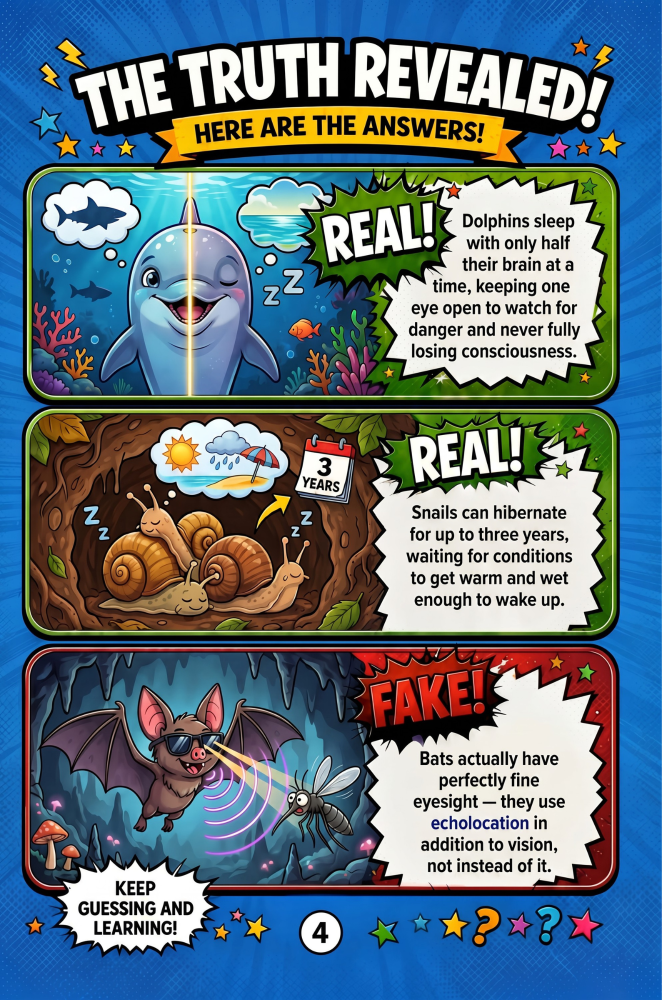
#> input picture 10.png, 1324 x 2000 px (shown at 1/2 size)
$ python -i carousel.py   (imports and definitions only)
#> lines starting #> are read from the running program, lines starting #| are printed output that depends on the picture
"""Compose a TikTok Photo Mode carousel from a page pair.

The sequence is a story, not a slideshow of the page:

  1  COVER    one line, one image, nothing else. It is a thumbnail; its
              only job is the first swipe.
  2-4 CLAIMS  the game, one claim per slide, each nudging the next swipe.
  5-7 REVEALS the payoff. The last one asks for a comment.
  8  TURN     the product appears: cover on a fan of real pages, and the
              three numbers that define it.
  9  PROOF    reviews, then the one action to take.

Layout rules from the research in the README: 1080x1920; critical text
centre-middle and clear of TikTok's UI (bottom 350px, right 64px); the
visual hook and the text hook on the cover must say the same thing; each
slide closes the loop the last one opened and opens the next.
"""
from __future__ import annotations

import os

from PIL import Image, ImageDraw, ImageFilter, ImageFont

from . import brand
from .scenes import (TITLE_GAP, W, H, _auto_font, _fit_width,
                     _paste_with_shadow, tiled_background)

UI_BOTTOM = 350     # TikTok caption, handle and sound bar
UI_RIGHT = 64       # like / comment / share rail
SAFE_W = W - brand.SAFE_SIDE - UI_RIGHT - 24
CENTRE_X = (W - UI_RIGHT) // 2


# [103 lines left out: functions _wrap, _block, _chip, _rounded, panel_art, cover_slide and 1 more, not called in this run]


def page_fan(pages_imgs, width=470, spread=8, offset=30):
    """A fanned stack of real pages -- the interior, shown as volume."""
    if not pages_imgs:
        return None
    seq = (pages_imgs * 6)[:6]
    thumbs = [_fit_width(p, width) for p in seq]
    ph = thumbs[0].size[1]
    pad = 130
    canvas = Image.new("RGBA", (width + pad * 2 + offset * 6, ph + pad * 2), (0, 0, 0, 0))
    n = len(thumbs)
    for i, thumb in enumerate(thumbs):
        angle = -spread * (n - 1) / 2 + spread * i
        shadow = Image.new("RGBA", thumb.size, (0, 0, 0, 110))
        shadow = shadow.rotate(angle, expand=True, resample=Image.BICUBIC)
        page = thumb.convert("RGBA").rotate(angle, expand=True, resample=Image.BICUBIC)
        x = pad + i * offset + (width - page.size[0]) // 2
        y = pad + (ph - page.size[1]) // 2
        layer = Image.new("RGBA", canvas.size, (0, 0, 0, 0))
        layer.paste(shadow, (x + 6, y + 14), shadow)
        canvas.alpha_composite(layer.filter(ImageFilter.GaussianBlur(10)))
        canvas.alpha_composite(page, (x, y))
    return canvas


# [81 lines left out: functions turn_slide, proof_slide, export, not called in this run]

>>> import cv2
>>> picture = cv2.imread('../10.png', cv2.IMREAD_GRAYSCALE)
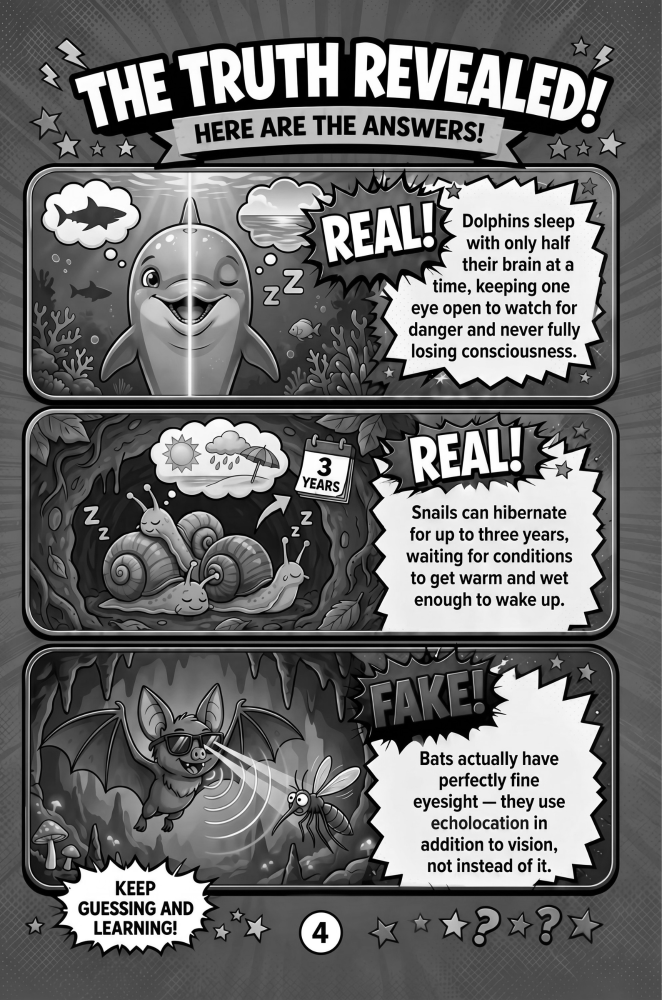
#> picture: shape (2000, 1324) (shown at 1/2 size); min 0, max 255, mean 109.8
>>> result = page_fan(picture)
#> (the run stopped early here; a loop or call above may not have finished)

$ run again, on 7.png
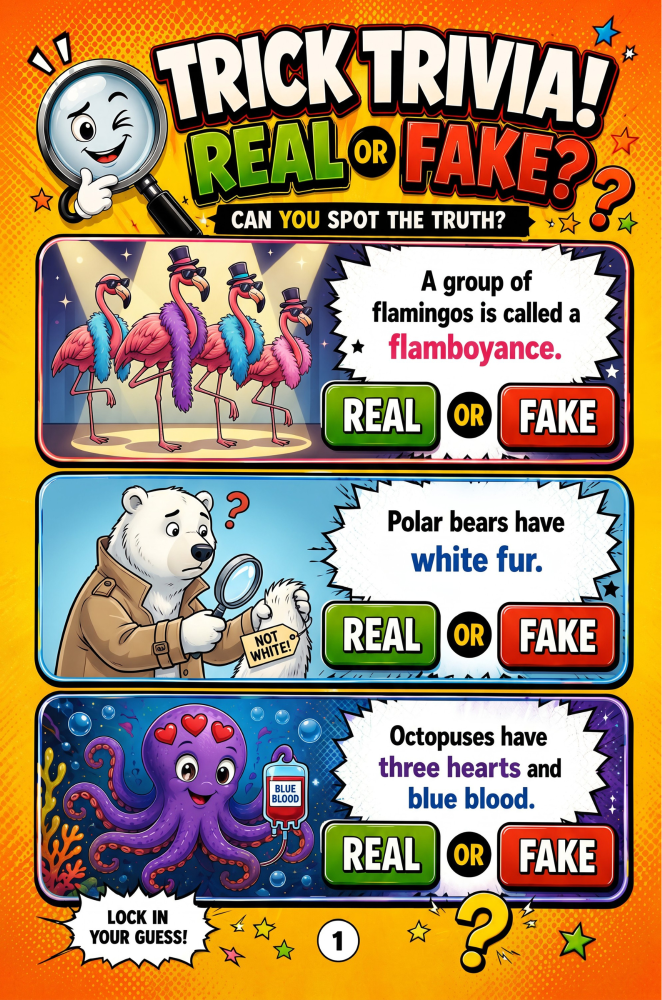
#> input picture 7.png, 1324 x 2000 px (shown at 1/2 size)
#> `picture = cv2.imread('../10.png', cv2.IMREAD_GRAYSCALE)`:
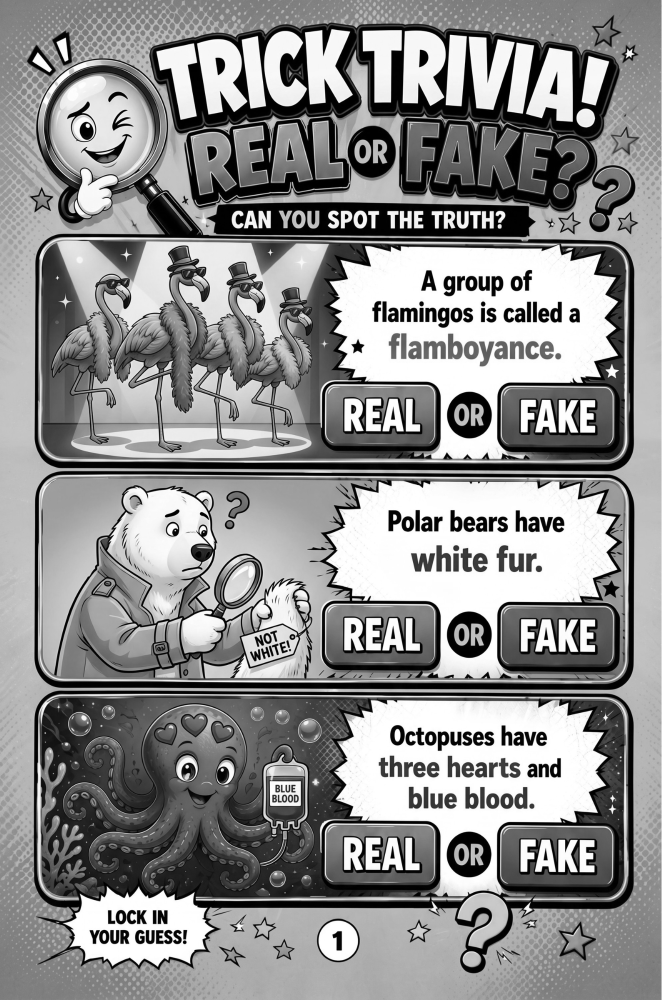
#> picture: shape (2000, 1324) (shown at 1/2 size); min 0, max 255, mean 141.9

$ run again, on 8.png
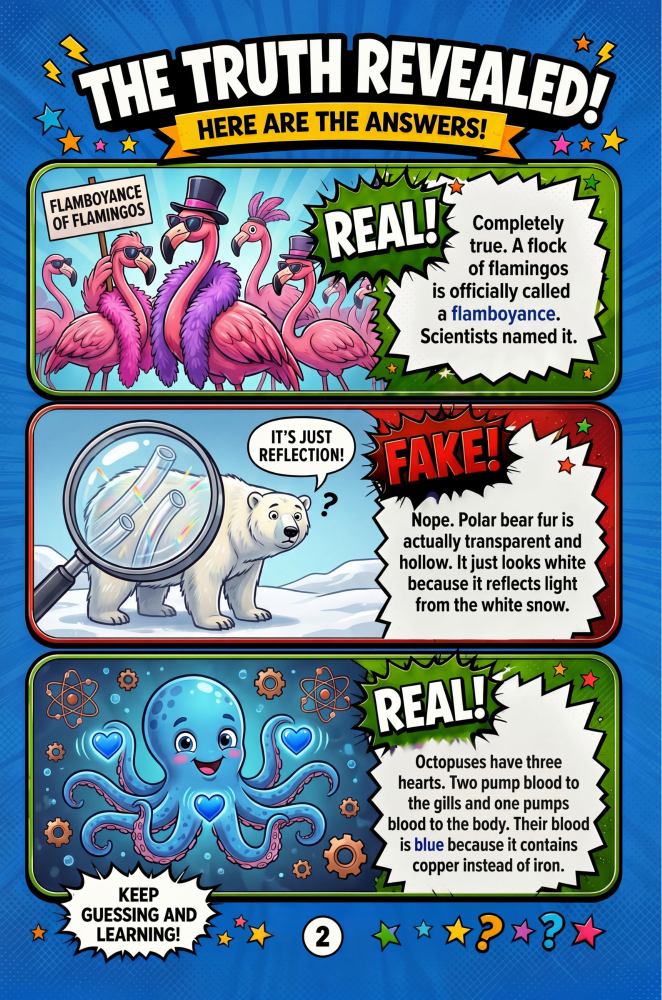
#> input picture 8.png, 1324 x 2000 px (shown at 1/2 size)
#> `picture = cv2.imread('../10.png', cv2.IMREAD_GRAYSCALE)`:
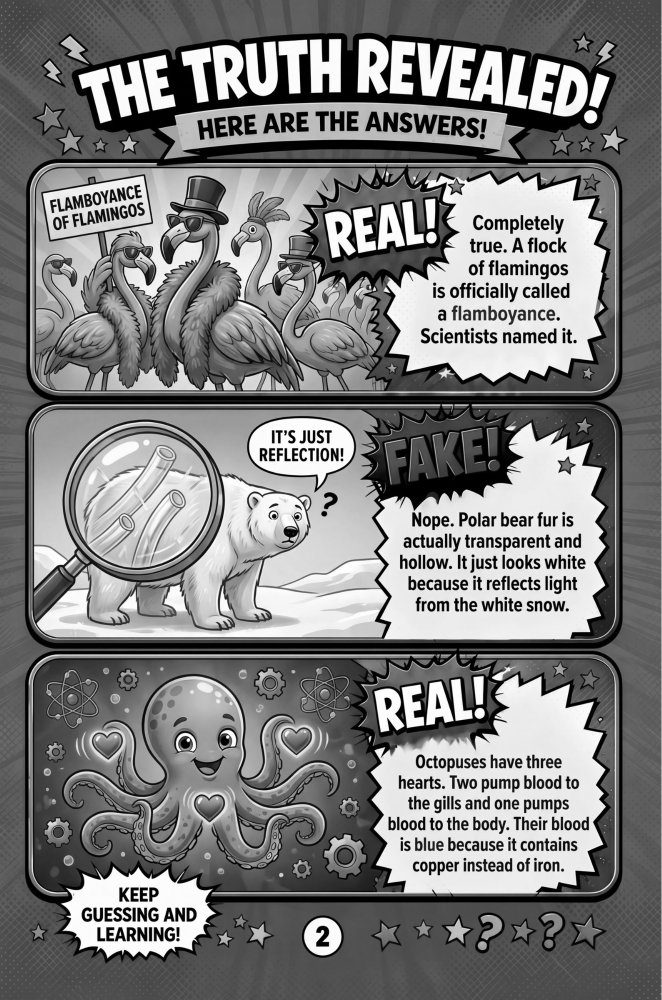
#> picture: shape (2000, 1324) (shown at 1/2 size); min 0, max 255, mean 125

$ run again, on 9.png
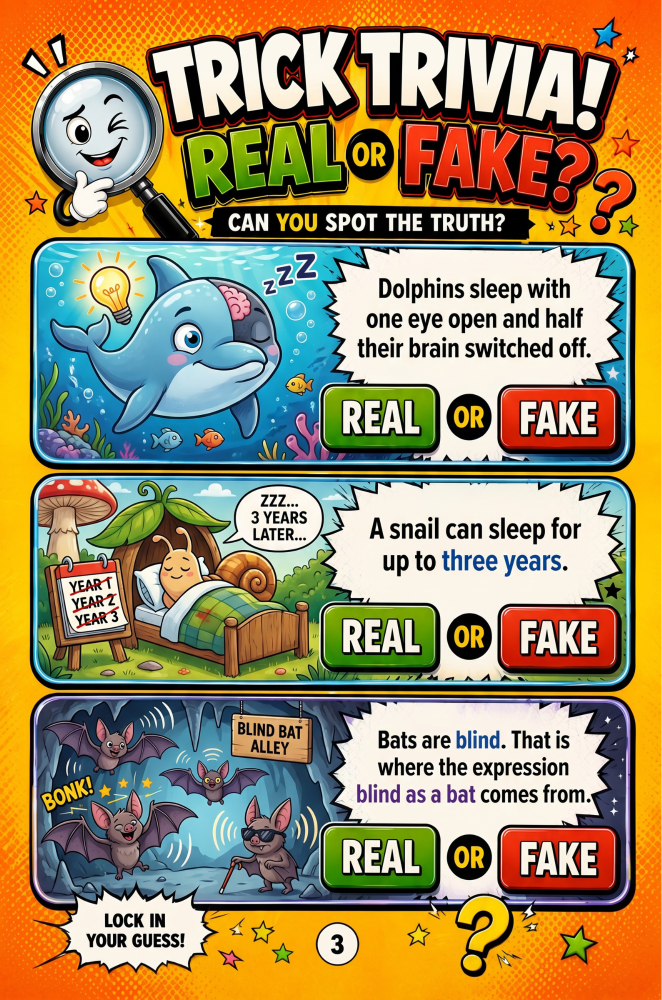
#> input picture 9.png, 1324 x 2000 px (shown at 1/2 size)
#> `picture = cv2.imread('../10.png', cv2.IMREAD_GRAYSCALE)`:
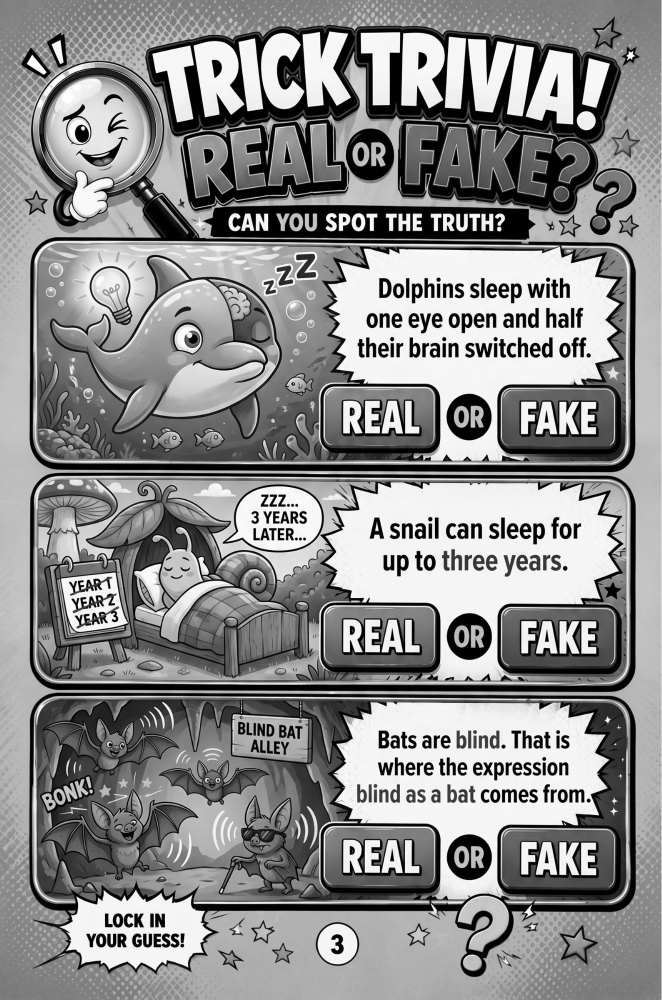
#> picture: shape (2000, 1324) (shown at 1/2 size); min 0, max 255, mean 139.4
